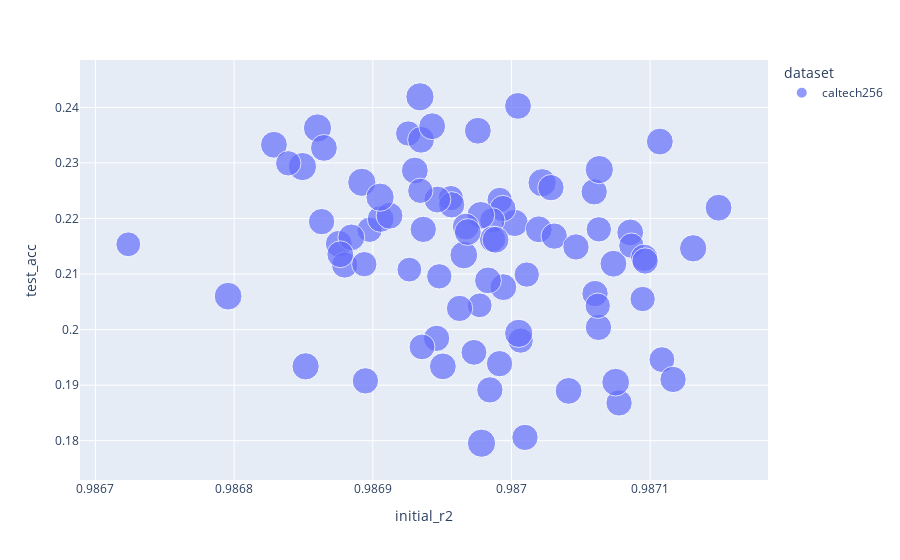

Write notebook code for a chart like this one.
### Code cell
temp = df_exp1.loc[df_exp1.dataset == 'caltech256']
px.scatter(temp, x="initial_r2", y="test_acc", color="dataset",
                 size='training_steps')
